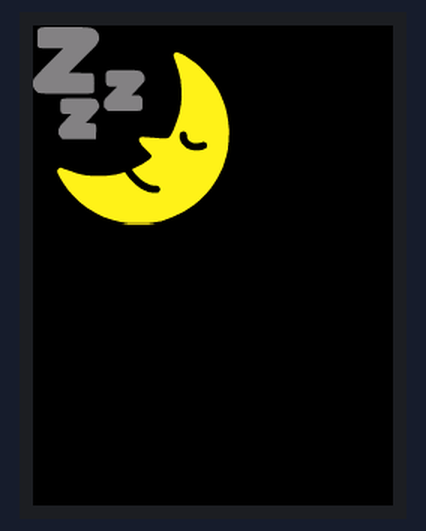
Simulated run of this sketch. Board: ESP32. On the bench: 240×320 colour display.

Above: at 24.0 s.

The sketch:

06_TFT_Flash_Bitmap.ino
```cpp
#include "arduino.h"
#include <TFT_eSPI.h>       // Hardware-specific library
#include "icon_sun.h"
#include "icon_moon.h"

TFT_eSPI tft = TFT_eSPI();  // Invoke custom library

void setup()
{
  Serial.begin(115200);

  tft.begin();
  tft.setRotation(0);	// portrait

  tft.fillScreen(TFT_BLACK);

  tft.setSwapBytes(true);
}

void loop()
{
  for(uint16_t y=240; y>0; y--) {
    tft.pushImage(0, y, ICON_SUN_WIDTH, ICON_SUN_HEIGHT, ICON_SUN_PIXELS);
    tft.fillRect(0,y+ICON_SUN_HEIGHT+1,TFT_WIDTH,1,TFT_BLACK);
  }

  for(uint16_t y=240; y>0; y--) {
    tft.pushImage(0, y, ICON_MOON_WIDTH, ICON_MOON_HEIGHT, ICON_MOON_PIXELS);
    tft.fillRect(0,y+ICON_MOON_HEIGHT+1,TFT_WIDTH,1,TFT_BLACK);
  }

}
```

Source omitted: icon_moon.h (data table, 144574 bytes), icon_sun.h (data table, 144571 bytes)
